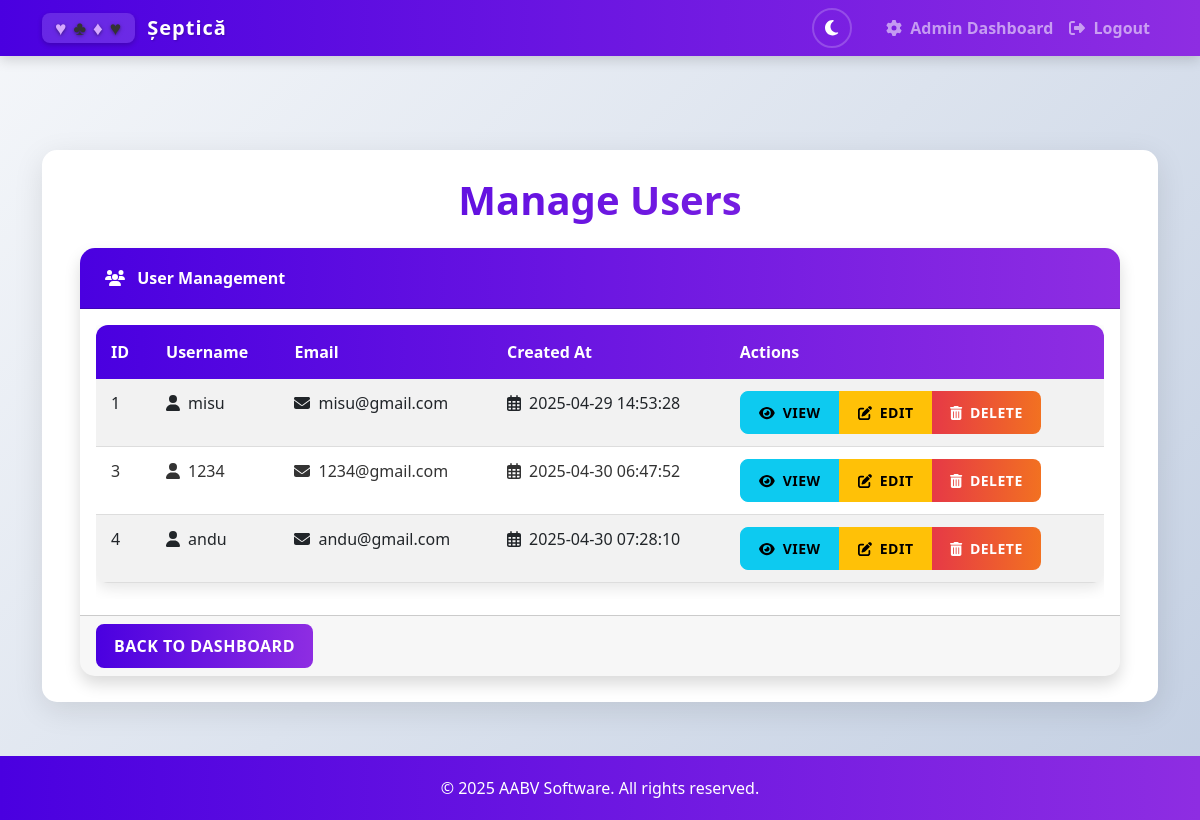
The app's page /admin/users (signed in), older data.
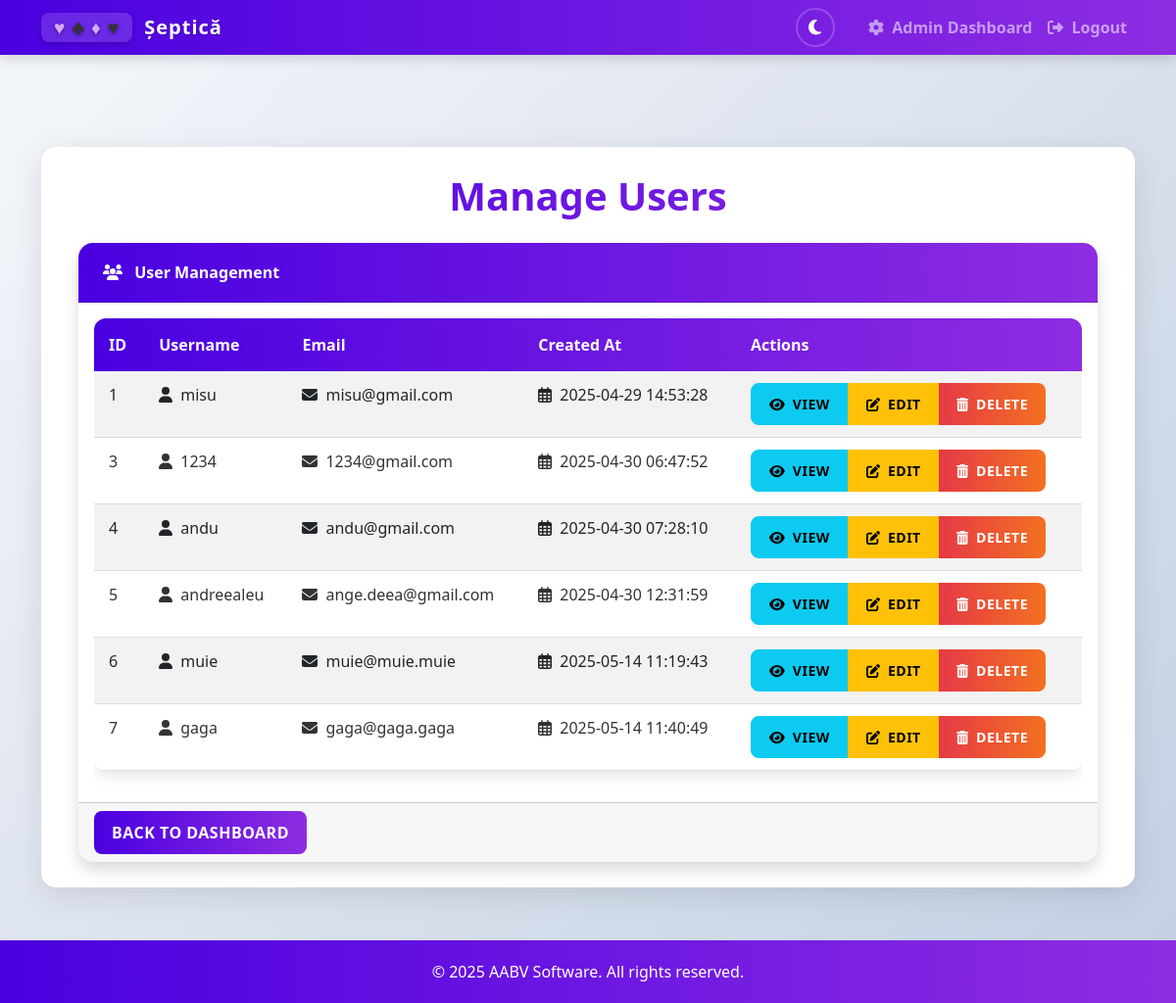
The same page, newer data.
### app.py (models this page shows, shortened)
class User(db.Model):
    id = db.Column(db.Integer, primary_key=True)
    username = db.Column(db.String(80), unique=True, nullable=False)
    email = db.Column(db.String(120), unique=True, nullable=False)
    password = db.Column(db.String(200), nullable=False)
    created_at = db.Column(db.DateTime, default=datetime.utcnow)
    is_admin = db.Column(db.Boolean, default=False)
    lobby_players = db.relationship('LobbyPlayer', back_populates='user', cascade='all, delete-orphan')

### app.py (the view)
@app.route('/admin/users')
def admin_users():
    if not session.get('is_admin', False):
        flash('You do not have permission to access this page!', 'error')
        return redirect(url_for('lobbies'))
    try:
        users = User.query.filter(User.is_admin == False).all()
        return render_template('admin_users.html', users=users)
    except Exception as e:
        logger.error(f"Error accessing admin users page: {e}")
        flash('An error occurred while retrieving users.', 'error')
        return redirect(url_for('admin_dashboard'))

### templates/admin_users.html (shortened to what this page needs)
{% extends "base.html" %}
{% block content %}
<div class="container animate-fade-in">
    <h1 class="page-title text-center mb-4">Manage Users</h1>
    <div class="card shadow">
        <div class="card-header">
            <i class="fas fa-users me-2"></i> User Management
        </div>
        <div class="card-body">
            {% if users %}
                <div class="table-responsive">
                    <table class="table table-striped table-hover">
                        <thead>
                            <tr>
                                <th>ID</th>
                                <th>Username</th>
                                <th>Email</th>
                                <th>Created At</th>
                                <th>Actions</th>
                            </tr>
                        </thead>
                        <tbody>
                            {% for user in users %}
                            <tr>
                                <td>{{ user.id }}</td>
                                <td><i class="fas fa-user me-2"></i>{{ user.username }}</td>
                                <td><i class="fas fa-envelope me-2"></i>{{ user.email }}</td>
                                <td><i class="far fa-calendar-alt me-2"></i>{{ user.created_at.strftime('%Y-%m-%d %H:%M:%S') }}</td>
                                <td>
                                    <div class="btn-group" role="group">
                                        <a href="{{ url_for('admin_user_details', user_id=user.id) }}"
                                           class="btn btn-sm btn-info">
                                           <i class="fas fa-eye me-1"></i> View
                                        </a>
                                        <a href="{{ url_for('admin_edit_user', user_id=user.id) }}"
                                           class="btn btn-sm btn-warning">
                                           <i class="fas fa-edit me-1"></i> Edit
                                        </a>
                                        <button type="button" class="btn btn-sm btn-danger"
                                                data-bs-toggle="modal"
                                                data-bs-target="#deleteModal{{ user.id }}">
                                            <i class="fas fa-trash-alt me-1"></i> Delete
                                        </button>
                                    </div>
                                </td>
                            </tr>
                            {% endfor %}
                        </tbody>
                    </table>
                </div>
            {% else %}
                <div class="alert alert-info">
                    No users found in the database.
                </div>
            {% endif %}
        </div>
        <div class="card-footer">
            <a href="{{ url_for('admin_dashboard') }}" class="btn btn-primary">Back to Dashboard</a>
        </div>
    </div>
</div>
{% endblock %}

### templates/base.html (shortened to what this page needs)
<!DOCTYPE html>
<html lang="en">
<head>
    <link rel="stylesheet" href="https://cdn.jsdelivr.net/npm/bootstrap@5.2.3/dist/css/bootstrap.min.css">
    <link rel="stylesheet" href="https://cdnjs.cloudflare.com/ajax/libs/font-awesome/6.4.0/css/all.min.css">
    <link rel="stylesheet" href="{{ url_for('static', filename='css/style.css') }}">
    <link rel="stylesheet" href="{{ url_for('static', filename='css/admin-dark.css') }}">
</head>
<body class="d-flex flex-column min-vh-100">
    <div class="animated-bg">
        <span></span>
    </div>
    <nav class="navbar navbar-expand-lg navbar-dark fixed-top">
        <div class="container">            <a class="navbar-brand" href="{{ url_for('index') }}">
                <span class="card-suit-logo">
                    <span class="card-symbol heart-purple">♥</span>
                    <span class="card-symbol club-black">♣</span>
                    <span class="card-symbol diamond-purple">♦</span>
                    <span class="card-symbol heart-black">♥</span>
                </span>
                Șeptică
            </a>
            <div class="collapse navbar-collapse" id="navbarNav">
                <ul class="navbar-nav ms-auto">
                    <li class="nav-item me-3">
                        <button id="theme-toggle" class="btn btn-sm theme-toggle-btn" aria-label="Toggle dark mode">
                            <i class="fas fa-moon"></i>
                        </button>
                    </li>
                    {% if 'username' in session %}
                        {% if session.get('is_admin', False) %}
                        <li class="nav-item">
                            <a class="nav-link" href="{{ url_for('admin_dashboard') }}">
                                <i class="fas fa-cog me-1"></i> Admin Dashboard
                            </a>
                        </li>
                        {% endif %}
                        <li class="nav-item">
                            <a class="nav-link" href="{{ url_for('logout') }}">
                                <i class="fas fa-sign-out-alt me-1"></i> Logout
                            </a>
                        </li>
                    {% endif %}
                </ul>
            </div>
        </div>
    </nav>
    <div class="container my-4 navbar-padding">
        <div class="page-container">
            {% block content %}{% endblock %}
        </div>
    </div>
    <footer class="footer mt-auto py-3">
        <div class="container text-center">
            <span>&copy; 2025 AABV Software. All rights reserved.</span>
        </div>
    </footer>
</body>
</html>

Row changes from the older to the newer data that the page shows:
added User: id "5", username "andreealeu", email "ange.deea@gmail.com", created_at "2025-04-30 12:31:59"
added User: id "6", username "muie", email "muie@muie.muie", created_at "2025-05-14 11:19:43"
added User: id "7", username "gaga", email "gaga@gaga.gaga", created_at "2025-05-14 11:40:49"
